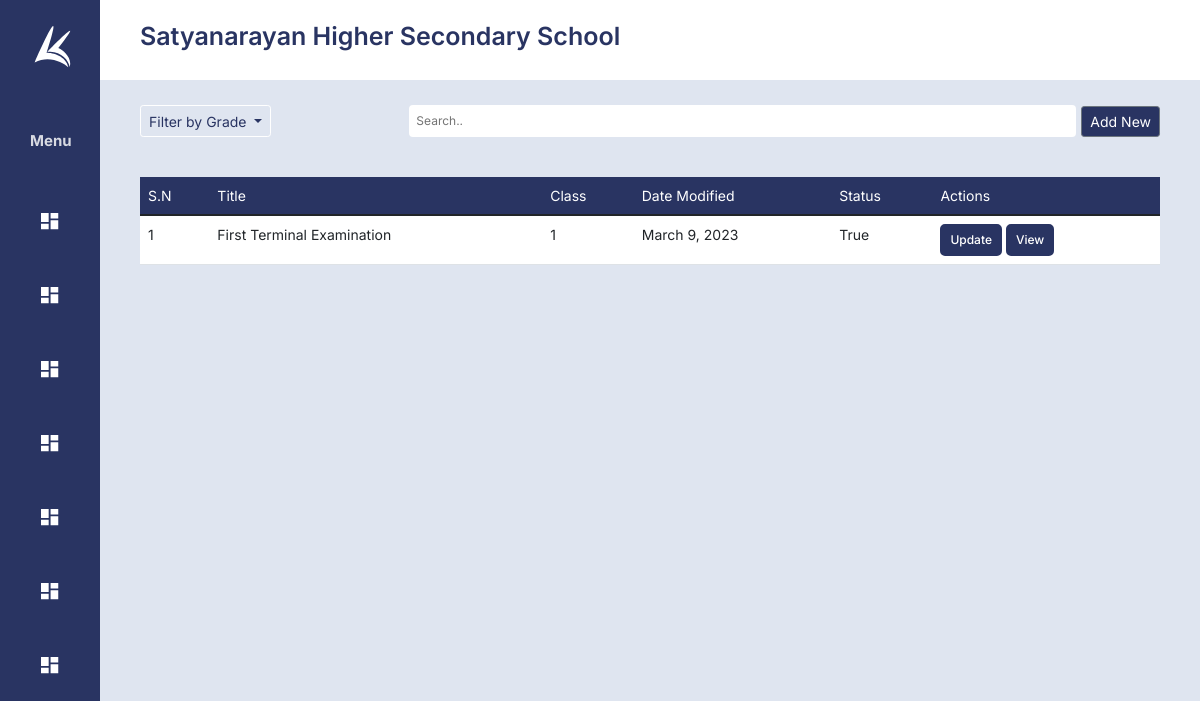
Page /results (signed in) on the earlier database version.
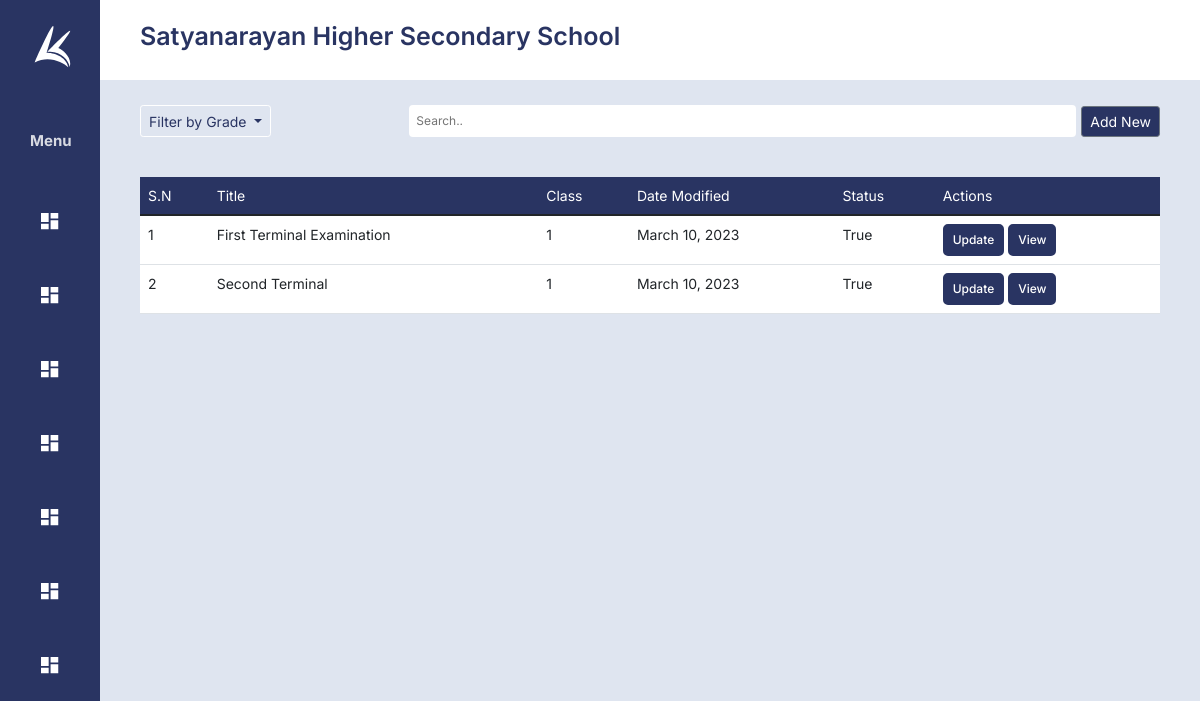
Same page on the later database version.
### school/models.py (models this page shows, shortened)
class Result(models.Model):
    id = models.IntegerField(primary_key=True, auto_created=True, unique=True, editable=False)
    school =  models.ForeignKey(School, on_delete=models.CASCADE,null=True)
    name = models.CharField(max_length=255)
    full_marks = models.IntegerField(null=True)
    pass_marks = models.IntegerField(null=True)
    grade = models.ForeignKey(Class, on_delete=models.CASCADE, null=True)
    resultsheet = models.JSONField(null=True, default=defaultsheet())
    date_created = models.DateField(auto_now=True, blank=True)
    is_active = models.BooleanField(default=True,blank=True)

class Class(models.Model):
    id = models.IntegerField(primary_key=True, auto_created=True, unique=True, editable=False)
    school =  models.ForeignKey(School, on_delete=models.CASCADE,null=True)
    class_name  = models.CharField(max_length=225)
    is_active = models.BooleanField(default=True)
    def __str__(self):
        return self.class_name

### school/views.py (the view)
# urls.py: path('results', views.results, name='results'),
@login_required(login_url='/login')
def results(request):
    school = getschool(request)
    classes = getClasses(request)
    results = getResults(request)
    context = {'school': school, 'grades': classes, 'results': results}
    return render(request, 'results.html', context)

### school/functions.py (called while the page is built)
def getschool(request):
    schools =  School.objects.filter(user = request.user)
    school = None
    if schools:
        school = schools[0]
    return school

def getClasses(request):
    return Class.objects.filter(school = getschool(request)).all()

def getResults(request):
    return Result.objects.filter(school = getschool(request)).all()

### school/models.py (called while the page is built)
    def __str__(self):
        return self.school_name

### templates/results.html (shortened to what this page needs)
{% extends 'dashboardskeleton.html' %}
{% block body %}
<link rel="stylesheet" href="/static/css/users.css">
<div class="options">
        <div class="btn-group">
            <button class="btn btn-secondary btn-sm dropdown-toggle filter" type="button" data-bs-toggle="dropdown" aria-expanded="false">
              Filter by Grade
            </button>
        </div>
    <div class="table-actions">
        <input type="search" class="searchfiled" placeholder="Search.."  oninput="search(this.value, 'table')">
        <a href="/resultbuilder" target=”_blank”>
            <div class="btn-group">
                <button class="btn btn-secondary btn-sm btn-c" type="button" >Add New</button>
            </div>
        </a>
    </div>
</div>
<table class="table">
    <thead>
        <td>
            S.N
        </td>
        <td>
           Title
        </td>
        <td>
            Class
        </td>
        <td>
            Date Modified
        </td>
        <td>
            Status
        </td>
        <td>
            Actions
        </td>
    </thead>
    <tbody id="table">
        {% for result in results %}
        <tr>
            <td>
                {{forloop.counter }}
            </td>
            <td>
                {{result.name}}
            </td>
            <td id="grade">
                {{result.grade}}
            </td>
            <td>
                {{result.date_created}}
            </td>
            <td>
                {{result.is_active}}
            </td>
            <td>
                <a href="/resultbuilder/{{result.id}}/{{result.grade.id}}">
                    <button>Update</button>
                </a>
                <a href="prepareresult/{{result.id}}/{{result.id}}/">
                    <button>View</button>
                </a>
            </td>
        </tr>
        {% endfor %}
    </tbody>
</table>
{% endblock body %}

Differences in the rows shown:
changed Result "First Terminal Examination": date_created "March 9, 2023" → "March 10, 2023"
added Result: name "Second Terminal", grade "1", date_created "March 10, 2023", is_active "True"
